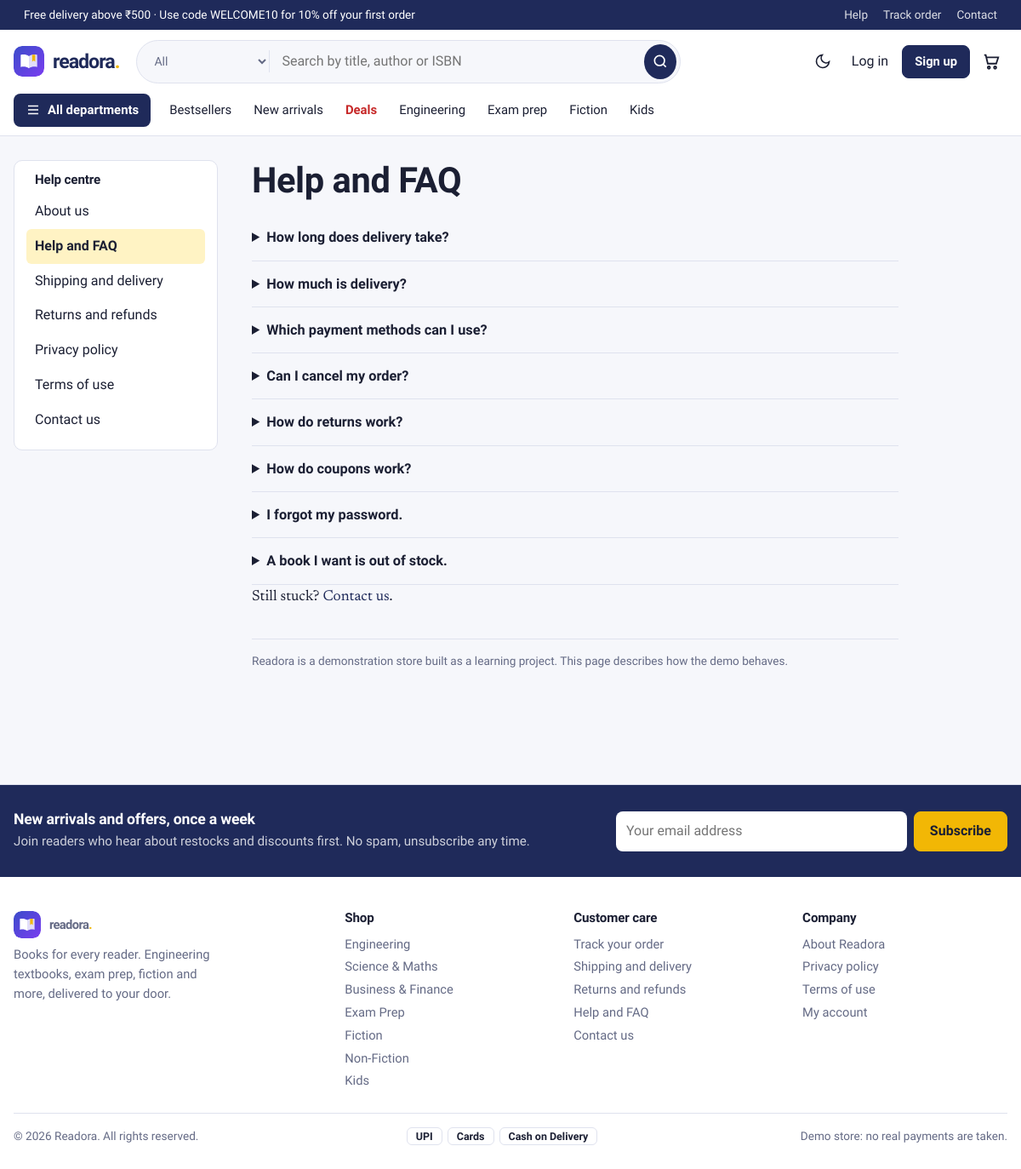
The page /info/faq on the database its author committed.
### tables this page shows
CREATE TABLE categories (
    id          INTEGER PRIMARY KEY AUTOINCREMENT,
    slug        TEXT NOT NULL UNIQUE,
    name        TEXT NOT NULL,
    group_name  TEXT NOT NULL DEFAULT 'More',   -- shown as a column in the departments menu
    sort_order  INTEGER NOT NULL DEFAULT 0
);

### bookstore/routes/shop.py (the view)
@bp.route("/info/<slug>")
def info(slug):
    if slug not in PAGES:
        abort(404)
    return render_template(f"pages/{slug}.html", title=PAGES[slug])

### bookstore/db.py (called while the page is built)
def get_db():
    if "db" not in g:
        g.db = sqlite3.connect(current_app.config["DATABASE"])
        g.db.row_factory = sqlite3.Row
        g.db.execute("PRAGMA foreign_keys = ON")
    return g.db

def query(sql, args=(), one=False):
    cur = get_db().execute(sql, args)
    rows = cur.fetchall()
    cur.close()
    return (rows[0] if rows else None) if one else rows

### bookstore/utils.py (called while the page is built)
def csrf_token():
    if "_csrf" not in session:
        session["_csrf"] = secrets.token_urlsafe(32)
    return session["_csrf"]

def check_csrf():
    if request.method in ("POST", "PUT", "PATCH", "DELETE"):
        sent = request.form.get("_csrf") or request.headers.get("X-CSRF-Token")
        if not sent or not secrets.compare_digest(sent, session.get("_csrf", "")):
            abort(400, "Invalid or missing CSRF token. Please reload the page and try again.")

def load_user():
    uid = session.get("user_id")
    g.user = query("SELECT * FROM users WHERE id = ?", (uid,), one=True) if uid else None
    if uid and g.user is None:
        session.clear()

def money(v):
    v = float(v or 0)
    return f"₹{v:,.0f}" if v == int(v) else f"₹{v:,.2f}"

def cart_count():
    if g.user:
        row = query("SELECT COALESCE(SUM(qty),0) n FROM cart_items WHERE user_id=?", (g.user["id"],), one=True)
        return row["n"]
    return sum(session.get("cart", {}).values())

def all_settings():
    if "_settings" not in g:
        saved = {r["key"]: r["value"] for r in query("SELECT key, value FROM settings")}
        g._settings = {**SETTING_DEFAULTS, **saved}
    return g._settings

### bookstore/templates/pages/faq.html (shortened to what this page needs)
{% extends 'pages/_page.html' %}
{% block body %}
<h1>Help and FAQ</h1>
{% for q, a in [
 ('How long does delivery take?', 'Most orders arrive in 2 to 5 working days depending on your PIN code. Enter your PIN code on any book page to see an estimated date.'),
 ('How much is delivery?', 'Delivery is free on orders of ' ~ (free_above|float|money) ~ ' or more after any coupon. Smaller orders pay a flat ' ~ (ship_fee|float|money) ~ '.'),
 ('Which payment methods can I use?', 'Cash on Delivery, UPI and cards. In this demo store the UPI and card options simply mark the order as paid and no payment details are collected.'),
 ('Can I cancel my order?', 'Yes, until it ships. Open the order from My orders and choose Cancel order. The books return to stock and any online payment is refunded.'),
 ('How do returns work?', 'Within 7 days of delivery, open the order and choose Request a return. Tell us what went wrong, and we will review it and update you.'),
 ('How do coupons work?', 'Enter a code in your cart. Each coupon has a minimum cart value and may have a maximum discount. The cart shows exactly what you save.'),
 ('I forgot my password.', 'Use Forgot password on the login page. We will email you a link that works for one hour.'),
 ('A book I want is out of stock.', 'Save it to your wishlist and check back. Restocked titles reappear on the site as soon as stock is updated.')] %}
<details class="faq"><summary>{{ q }}</summary><p>{{ a }}</p></details>
<p>Still stuck? <a href="{{ url_for('shop.contact') }}">Contact us</a>.</p>
{% endblock %}

### bookstore/templates/base.html (shortened to what this page needs)
<!doctype html>
<html lang="en">
<head>
  <link rel="stylesheet" href="{{ url_for('static', filename='css/style.css') }}">
</head>
<body class="{{ 'is-admin' if current_endpoint and current_endpoint.startswith('admin.') }}">
<div class="strip">
  <div class="wrap strip-in">
    <span>Free delivery above {{ free_above|float|money }}{% if store.announcement %} · {{ store.announcement }}{% endif %}</span>
    <span class="strip-links"><a href="{{ url_for('shop.info', slug='faq') }}">Help</a><a href="{{ url_for('orders.history') }}">Track order</a><a href="{{ url_for('shop.contact') }}">Contact</a></span>
  </div>
</div>
<header class="site-header">
  <div class="wrap bar">
    <a class="logo" href="{{ url_for('shop.home') }}" aria-label="{{ brand.name }} home">
      <img class="logo-img" src="{{ url_for('static', filename='img/mark.svg') }}" width="36" height="36" alt="">
      <span class="wordmark">{{ brand.name|lower }}<b>.</b></span>
    </a>
    <form class="search" action="{{ url_for('shop.catalogue') }}" role="search" autocomplete="off">
      <select name="category" aria-label="Search in department">
        <option value="">All</option>
      </select>
      <input type="search" name="q" value="{{ request.args.get('q', '') }}" placeholder="Search by title, author or ISBN" aria-label="Search books" id="search-input">
      <button aria-label="Search"><svg viewBox="0 0 24 24" width="20" height="20" fill="none" stroke="currentColor" stroke-width="2"><circle cx="11" cy="11" r="7"/><path d="m20 20-3.500-3.500"/></svg></button>
    </form>
    <nav class="actions" aria-label="Account">
      <button class="icon-btn" id="theme-toggle" type="button" aria-label="Switch light or dark theme">
        <svg viewBox="0 0 24 24" width="20" height="20" fill="none" stroke="currentColor" stroke-width="2"><path d="M21 12.800A9 9 0 1 1 11.200 3a7 7 0 0 0 9.800 9.800z"/></svg>
      </button>
      {% if g.user %}
        <a class="icon-link" href="{{ url_for('shop.wishlist') }}">Wishlist</a>
        <a class="icon-link" href="{{ url_for('orders.history') }}">Orders</a>
        <div class="menu">
          <button class="menu-btn" type="button" aria-haspopup="true" aria-expanded="false">{{ g.user.fullname.split()[0] }}</button>
          <div class="menu-list" hidden>
            <a href="{{ url_for('auth.account') }}">My account</a>
            <a href="{{ url_for('orders.history') }}">My orders</a>
            <a href="{{ url_for('shop.wishlist') }}">Wishlist</a>
            {% if g.user.is_admin %}<a href="{{ url_for('admin.dashboard') }}">Admin panel</a>{% endif %}
            <form method="post" action="{{ url_for('auth.logout') }}"><input type="hidden" name="_csrf" value="{{ csrf_token() }}"><button>Log out</button></form>
          </div>
        </div>
      {% else %}
        <a class="icon-link" href="{{ url_for('auth.login') }}">Log in</a>
        <a class="btn btn-sm" href="{{ url_for('auth.register') }}">Sign up</a>
      {% endif %}
      <a class="cart-link" href="{{ url_for('cart.view') }}" aria-label="Cart, {{ cart_count }} items">
        <svg viewBox="0 0 24 24" width="22" height="22" fill="none" stroke="currentColor" stroke-width="2"><path d="M3 4h2l2.600 11h10.800L21 7H6.200"/><circle cx="9" cy="20" r="1.500"/><circle cx="17" cy="20" r="1.500"/></svg>
      </a>
    </nav>
  </div>
  <nav class="wrap mainnav" aria-label="Departments">
    <div class="mega">
      <button class="mega-btn" type="button" aria-expanded="false" aria-controls="mega-panel">
        <svg viewBox="0 0 24 24" width="18" height="18" fill="none" stroke="currentColor" stroke-width="2"><path d="M4 6h16M4 12h16M4 18h16"/></svg> All departments
      </button>
    </div>
    <a href="{{ url_for('shop.bestsellers') }}">Bestsellers</a>
    <a href="{{ url_for('shop.new_arrivals') }}">New arrivals</a>
    <a href="{{ url_for('shop.deals') }}" class="hot">Deals</a>
    <a href="{{ url_for('shop.catalogue', group='Engineering') }}">Engineering</a>
    <a href="{{ url_for('shop.catalogue', category='exams') }}">Exam prep</a>
    <a href="{{ url_for('shop.catalogue', group='Fiction') }}">Fiction</a>
    <a href="{{ url_for('shop.catalogue', group='Kids') }}">Kids</a>
  </nav>
</header>
<main id="main" class="wrap">{% block content %}{% endblock %}</main>
<footer class="site-footer">
  <div class="news">
    <div class="wrap news-in">
      <div><h3>New arrivals and offers, once a week</h3><p class="muted">Join readers who hear about restocks and discounts first. No spam, unsubscribe any time.</p></div>
      <form method="post" action="{{ url_for('shop.newsletter') }}" data-ajax-newsletter class="news-form">
        <input type="email" name="email" placeholder="Your email address" aria-label="Email address" required>
        <button class="btn btn-hl">Subscribe</button>
      </form>
    </div>
  </div>
  <div class="wrap foot">
    <div class="foot-brand">
      <div class="logo"><img class="logo-img" src="{{ url_for('static', filename='img/mark.svg') }}" width="32" height="32" alt=""><span class="wordmark">{{ brand.name|lower }}<b>.</b></span></div>
      <p class="muted">{{ brand.tagline }}. Engineering textbooks, exam prep, fiction and more, delivered to your door.</p>
    </div>
    <div><h4>Shop</h4>{% for group in nav_groups %}<a href="{{ url_for('shop.catalogue', group=group) }}">{{ group }}</a>{% endfor %}</div>
    <div><h4>Customer care</h4>
      <a href="{{ url_for('orders.history') }}">Track your order</a>
      <a href="{{ url_for('shop.info', slug='shipping') }}">Shipping and delivery</a>
      <a href="{{ url_for('shop.info', slug='returns-policy') }}">Returns and refunds</a>
      <a href="{{ url_for('shop.info', slug='faq') }}">Help and FAQ</a>
      <a href="{{ url_for('shop.contact') }}">Contact us</a></div>
    <div><h4>Company</h4>
      <a href="{{ url_for('shop.info', slug='about') }}">About {{ brand.name }}</a>
      <a href="{{ url_for('shop.info', slug='privacy') }}">Privacy policy</a>
      <a href="{{ url_for('shop.info', slug='terms') }}">Terms of use</a>
      <a href="{{ url_for('auth.account') }}">My account</a></div>
  </div>
  <div class="wrap foot-bottom">
    <span>© {{ year }} {{ brand.name }}. All rights reserved.</span>
    <span class="pay"><i>UPI</i><i>Cards</i><i>Cash on Delivery</i></span>
    <span class="muted">Demo store: no real payments are taken.</span>
  </div>
</footer>
</body>
</html>

### rows shown on the page
categories: group_name "Engineering"
categories: group_name "Science & Maths"
categories: group_name "Business & Finance"
categories: group_name "Exam Prep"
categories: group_name "Fiction"
categories: group_name "Non-Fiction"
categories: group_name "Kids"

### other values the page prints
{{ free_above|float|money }} "₹500"
{{ store.announcement }} "Use code WELCOME10 for 10% off your first order"
{{ brand.name|lower }} "readora"
{{ label }} "About us" "Help and FAQ" "Shipping and delivery" "Returns and refunds" "Privacy policy" "Terms of use"
{{ q }} "How long does delivery take?" "How much is delivery?" "Which payment methods can I use?" "Can I cancel my order?" "How do returns work?" "How do coupons work?" "I forgot my password." "A book I want is out of stock."
{{ brand.name }} "Readora"
{{ brand.tagline }} "Books for every reader"
